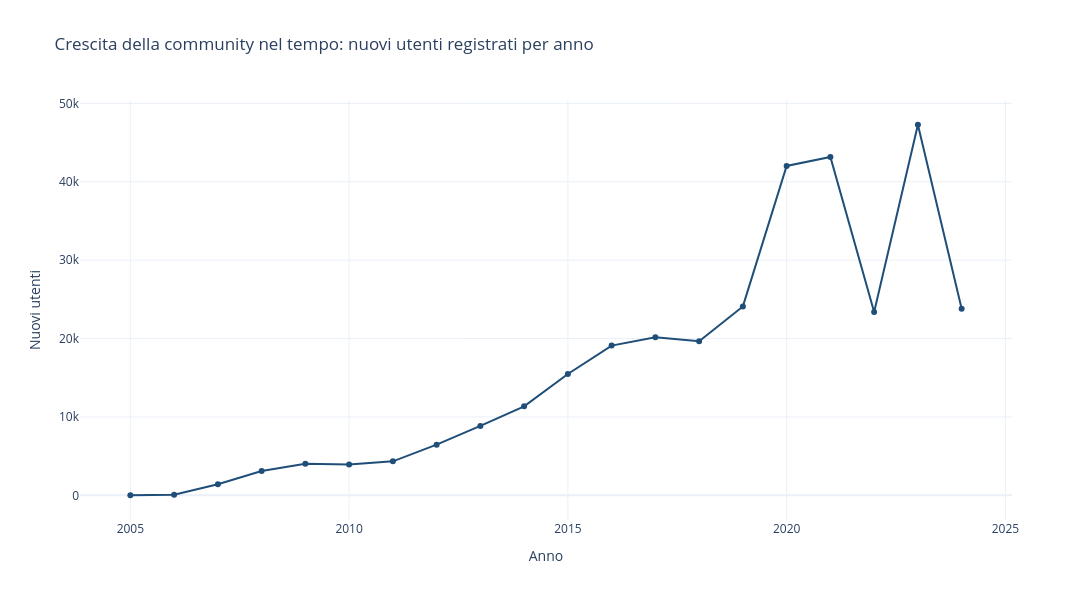

Write notebook code for a chart like this one.
### Markdown cell above
## Crescita della community nel tempo: nuovi utenti registrati per anno

### Code cell
df = df_profiles.copy()
#convert joined to datetime and extract  year
df["joined"] = pd.to_datetime(df["joined"], errors="coerce")
df["joined_year"] = df["joined"].dt.year

users_per_year = (
    df.dropna(subset=["joined_year"])
      .assign(joined_year=lambda x: x["joined_year"].astype(int))
      .groupby("joined_year", observed=True)["username"]
      .nunique()
      .reset_index(name="new_users")
      .sort_values("joined_year")
)

users_per_year = users_per_year[users_per_year["joined_year"].between(2005, 2024)].copy()

#line chart
fig = px.line(
    users_per_year,
    x="joined_year",
    y="new_users",
    markers=True,
    title="Crescita della community nel tempo: nuovi utenti registrati per anno",
    labels={"joined_year": "Anno", "new_users": "Nuovi utenti"},
    color_discrete_sequence=["#1f4e79"]
)
fig.update_layout(template="plotly_white", width=1100, height=600)
fig.show()

### Figure 1 — Plotly figure (JSON) as saved in the notebook; plotly's stock layout.template omitted (floating-point values rounded to 4 significant figures)
{"data": [{"hovertemplate": "Anno=%{x}<br>Nuovi utenti=%{y}<extra></extra>", "legendgroup": "", "line": {"color": "#1f4e79", "dash": "solid"}, "marker": {"symbol": "circle"}, "mode": "lines+markers", "name": "", "orientation": "v", "showlegend": false, "x": [2005, 2006, 2007, 2008, 2009, 2010, 2011, 2012, 2013, 2014, 2015, 2016, 2017, 2018, 2019, 2020, 2021, 2022, 2023, 2024], "xaxis": "x", "y": [9, 64, 1422, 3091, 4026, 3919, 4336, 6458, 8851, 11352, 15479, 19099, 20152, 19648, 24098, 42019, 43170, 23375, 47271, 23789], "yaxis": "y", "type": "scatter"}], "layout": {"xaxis": {"anchor": "y", "domain": [0.0, 1.0], "title": {"text": "Anno"}}, "yaxis": {"anchor": "x", "domain": [0.0, 1.0], "title": {"text": "Nuovi utenti"}}, "legend": {"tracegroupgap": 0}, "title": {"text": "Crescita della community nel tempo: nuovi utenti registrati per anno"}, "width": 1100, "height": 600}}
